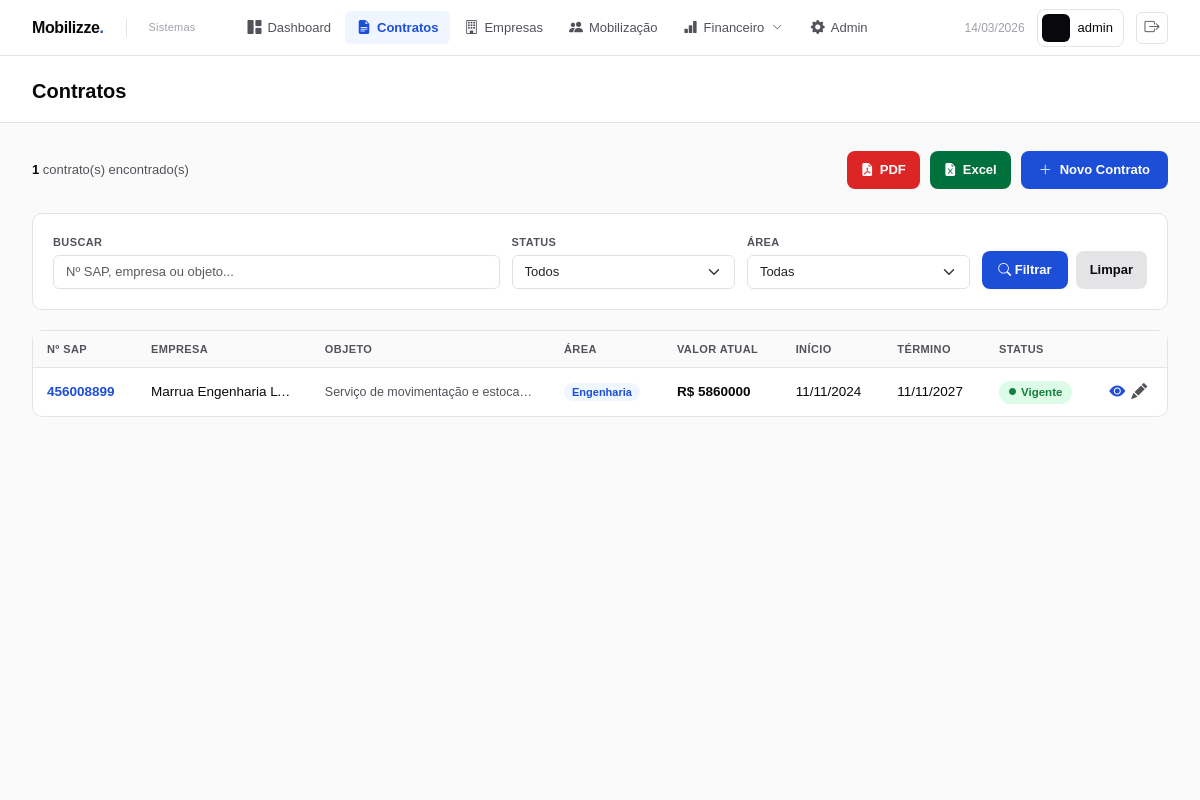
/contratos/ (signed in), run on the app's committed database.
### contratos/models.py (models this page shows, shortened)
class Contrato(models.Model):
    AREAS = [
        ('mineracao',  'Mineração'),
        ('logistica',  'Logística'),
        ('energia',    'Energia'),
        ('engenharia', 'Engenharia'),
    ]
    MODALIDADES = [
        ('servico',      'Prestação de Serviço'),
        ('fornecimento', 'Fornecimento'),
        ('misto',        'Misto'),
    ]
    STATUS = [
        ('minuta',    'Minuta'),
        ('aprovacao', 'Em Aprovação'),
        ('vigente',   'Vigente'),
        ('suspenso',  'Suspenso'),
        ('encerrado', 'Encerrado'),
    ]
    numero_sap      = models.CharField(max_length=20, unique=True)
    objeto          = models.TextField()
    area            = models.CharField(max_length=20, choices=AREAS)
    modalidade      = models.CharField(max_length=20, choices=MODALIDADES)
    status          = models.CharField(max_length=20, choices=STATUS,
                                       default='minuta')
    empresa         = models.ForeignKey(Empresa, on_delete=models.PROTECT,
                                        related_name='contratos')
    gestor_tecnico  = models.ForeignKey(User, on_delete=models.PROTECT,
                                        related_name='contratos_tecnicos')
    gestor_admin    = models.ForeignKey(User, on_delete=models.PROTECT,
                                        related_name='contratos_admin')
    valor_original  = models.DecimalField(max_digits=15, decimal_places=2)
    valor_atual     = models.DecimalField(max_digits=15, decimal_places=2)
    data_assinatura     = models.DateField()
    data_inicio         = models.DateField()
    data_termino        = models.DateField()
    data_termino_atual  = models.DateField()
    criado_em       = models.DateTimeField(auto_now_add=True)
    atualizado_em   = models.DateTimeField(auto_now=True)
    criado_por      = models.ForeignKey(User, on_delete=models.PROTECT,
                                        related_name='contratos_criados',
                                        null=True)
    class Meta:
        verbose_name        = 'Contrato'
        verbose_name_plural = 'Contratos'
        ordering            = ['-criado_em']

### empresas/models.py (models this page shows, shortened)
class Empresa(models.Model):
    AREAS = [
        ('mineracao',  'Mineração'),
        ('logistica',  'Logística'),
        ('energia',    'Energia'),
        ('engenharia', 'Engenharia'),
        ('outros',     'Outros'),
    ]
    razao_social    = models.CharField(max_length=200)
    nome_fantasia   = models.CharField(max_length=200, blank=True)
    cnpj            = models.CharField(max_length=18, unique=True)
    area_atuacao    = models.CharField(max_length=20, choices=AREAS)
    email           = models.EmailField(blank=True)
    telefone        = models.CharField(max_length=20, blank=True)
    endereco        = models.TextField(blank=True)
    ativa           = models.BooleanField(default=True)
    criado_em       = models.DateTimeField(auto_now_add=True)
    atualizado_em   = models.DateTimeField(auto_now=True)
    class Meta:
        verbose_name        = 'Empresa'
        verbose_name_plural = 'Empresas'
        ordering            = ['razao_social']

### contratos/views.py (the view)
# urls.py: path('contratos/',                          views.contrato_lista,  name='lista'),
@login_required
def contrato_lista(request):
    qs = Contrato.objects.select_related('empresa').all()
    status = request.GET.get('status', '')
    area   = request.GET.get('area', '')
    busca  = request.GET.get('q', '')
    financeiro = request.GET.get('financeiro', '')
    if status:
        qs = qs.filter(status=status)
    if area:
        qs = qs.filter(area=area)
    if busca:
        qs = qs.filter(
            Q(numero_sap__icontains=busca) |
            Q(empresa__razao_social__icontains=busca) |
            Q(objeto__icontains=busca)
        )
    financeiro_labels = {
        'medicao': ('Medições', 'receipt-cutoff'),
        'gasto':   ('Gastos Operacionais', 'cash-stack'),
        'dre':     ('DRE Mensal', 'bar-chart-fill'),
    }
    financeiro_info = financeiro_labels.get(financeiro)
    context = {
        'contratos':        qs,
        'total':            qs.count(),
        'status_atual':     status,
        'area_atual':       area,
        'busca':            busca,
        'status_choices':   Contrato.STATUS,
        'area_choices':     Contrato.AREAS,
        'financeiro':       financeiro,
        'financeiro_info':  financeiro_info,
    }
    return render(request, 'contratos/lista.html', context)

### templates/contratos/lista.html (shortened to what this page needs)
{% extends 'base.html' %}
{% block page_title %}Contratos{% endblock %}
{% block content %}
<div style="display:flex;justify-content:space-between;align-items:center;
            margin-bottom:24px;flex-wrap:wrap;gap:12px;">
  <div style="font-size:13px;color:var(--gray-600);">
    <strong style="color:var(--gray-900);">{{ total }}</strong>
    contrato(s) encontrado(s)
  </div>
  <div style="display:flex;gap:10px;flex-wrap:wrap;">
    <a href="{% url 'contratos:exportar_pdf' %}"
       style="display:inline-flex;align-items:center;gap:6px;
              background:#dc2626;color:#fff;padding:9px 14px;
              border-radius:8px;text-decoration:none;
              font-size:13px;font-weight:600;">
      <i class="bi bi-file-earmark-pdf-fill"></i> PDF
    </a>
    <a href="{% url 'contratos:exportar_excel' %}"
       style="display:inline-flex;align-items:center;gap:6px;
              background:#00703c;color:#fff;padding:9px 14px;
              border-radius:8px;text-decoration:none;
              font-size:13px;font-weight:600;">
      <i class="bi bi-file-earmark-excel-fill"></i> Excel
    </a>
    <a href="{% url 'contratos:criar' %}"
       style="display:inline-flex;align-items:center;gap:8px;
              background:var(--vale-blue);color:#fff;padding:9px 18px;
              border-radius:8px;text-decoration:none;
              font-size:13px;font-weight:600;">
      <i class="bi bi-plus-lg"></i> Novo Contrato
    </a>
  </div>
</div>
<div class="card" style="margin-bottom:20px;">
  <div class="card-body-custom">
    <form method="get"
          style="display:flex;gap:12px;flex-wrap:wrap;align-items:flex-end;">
      <div style="flex:2;min-width:200px;">
        <label style="font-size:11px;font-weight:600;color:var(--gray-600);
                      text-transform:uppercase;letter-spacing:.4px;
                      display:block;margin-bottom:5px;">
          Buscar
        </label>
        <input type="text" name="q" value="{{ busca }}"
               placeholder="Nº SAP, empresa ou objeto..."
               class="form-control" style="font-size:13px;">
      </div>
      <div style="flex:1;min-width:140px;">
        <label style="font-size:11px;font-weight:600;color:var(--gray-600);
                      text-transform:uppercase;letter-spacing:.4px;
                      display:block;margin-bottom:5px;">
          Status
        </label>
        <select name="status" class="form-select" style="font-size:13px;">
          <option value="">Todos</option>
        </select>
      </div>
      <div style="flex:1;min-width:140px;">
        <label style="font-size:11px;font-weight:600;color:var(--gray-600);
                      text-transform:uppercase;letter-spacing:.4px;
                      display:block;margin-bottom:5px;">
          Área
        </label>
        <select name="area" class="form-select" style="font-size:13px;">
          <option value="">Todas</option>
        </select>
      </div>
      <div style="display:flex;gap:8px;">
        <button type="submit"
                style="background:var(--vale-blue);color:#fff;border:none;
                       padding:9px 16px;border-radius:8px;font-size:13px;
                       font-weight:600;cursor:pointer;">
          <i class="bi bi-search"></i> Filtrar
        </button>
        <a href="{% url 'contratos:lista' %}"
           style="background:var(--gray-200);color:var(--gray-900);
                  padding:9px 14px;border-radius:8px;font-size:13px;
                  font-weight:600;text-decoration:none;">
          Limpar
        </a>
      </div>
    </form>
  </div>
</div>
<div class="card">
  <div style="overflow-x:auto;">
    <table class="table-custom">
      <thead>
        <tr>
          <th>Nº SAP</th>
          <th>Empresa</th>
          <th>Objeto</th>
          <th>Área</th>
          <th>Valor Atual</th>
          <th>Início</th>
          <th>Término</th>
          <th>Status</th>
          <th></th>
        </tr>
      </thead>
      <tbody>
        {% for c in contratos %}
        <tr>
          <td>
            <a href="{% url 'contratos:detalhe' c.pk %}"
               style="font-weight:700;color:var(--vale-blue);
                      text-decoration:none;">
              {{ c.numero_sap }}
            </a>
          </td>
          <td style="max-width:160px;overflow:hidden;
                     text-overflow:ellipsis;white-space:nowrap;">
            {{ c.empresa.razao_social }}
          </td>
          <td style="max-width:220px;overflow:hidden;
                     text-overflow:ellipsis;white-space:nowrap;
                     font-size:12.5px;color:var(--gray-600);">
            {{ c.objeto }}
          </td>
          <td>
            <span class="badge-info">{{ c.get_area_display }}</span>
          </td>
          <td style="font-weight:600;white-space:nowrap;">
            R$ {{ c.valor_atual|floatformat:0 }}
          </td>
          <td style="white-space:nowrap;">
            {{ c.data_inicio|date:"d/m/Y" }}
          </td>
          <td style="white-space:nowrap;">
            <span style="color:
              {% if c.data_termino_atual < hoje %}#dc2626
              {% else %}var(--gray-900){% endif %};">
              {{ c.data_termino_atual|date:"d/m/Y" }}
            </span>
          </td>
          <td>
            <span class="pill pill-{{ c.status }}">
              <i class="bi bi-circle-fill" style="font-size:7px;"></i>
              {{ c.get_status_display }}
            </span>
          </td>
          <td>
            <div style="display:flex;gap:6px;">
              <a href="{% url 'contratos:detalhe' c.pk %}"
                 style="color:var(--vale-blue);font-size:16px;"
                 title="Ver detalhe">
                <i class="bi bi-eye-fill"></i>
              </a>
              <a href="{% url 'contratos:editar' c.pk %}"
                 style="color:var(--gray-600);font-size:16px;"
                 title="Editar">
                <i class="bi bi-pencil-fill"></i>
              </a>
            </div>
          </td>
        </tr>
        {% endfor %}
      </tbody>
    </table>
  </div>
</div>
{% endblock %}

### templates/base.html (shortened to what this page needs)
<!DOCTYPE html>
<html lang="pt-br">
<head>
  <link href="https://cdn.jsdelivr.net/npm/bootstrap@5.3.3/dist/css/bootstrap.min.css" rel="stylesheet">
  <link href="https://cdn.jsdelivr.net/npm/bootstrap-icons@1.11.3/font/bootstrap-icons.min.css" rel="stylesheet">
</head>
<body>
<nav class="navbar-top">
  <a href="{% url 'contratos:dashboard' %}" class="nav-logo">
    <div class="nav-logo-mark">Mobilizze<span>.</span></div>
    <div class="nav-logo-sub">Sistemas</div>
  </a>
  <div class="nav-links">
    <a href="{% url 'contratos:dashboard' %}" class="nav-link-item
      {% if request.resolver_match.url_name == 'dashboard' %}active{% endif %}">
      <i class="bi bi-grid-1x2-fill"></i>
      <span>Dashboard</span>
    </a>
    <a href="{% url 'contratos:lista' %}" class="nav-link-item
      {% if request.resolver_match.url_name == 'lista' or request.resolver_match.url_name == 'detalhe' %}active{% endif %}">
      <i class="bi bi-file-earmark-text-fill"></i>
      <span>Contratos</span>
    </a>
    <a href="{% url 'empresas:lista' %}" class="nav-link-item
      {% if 'empresas' in request.path %}active{% endif %}">
      <i class="bi bi-building"></i>
      <span>Empresas</span>
    </a>
    <a href="{% url 'mobilizacao:painel' %}" class="nav-link-item
      {% if 'mobilizacao' in request.path %}active{% endif %}">
      <i class="bi bi-people-fill"></i>
      <span>Mobilização</span>
    </a>
    <div class="nav-dropdown">
      <a href="#" class="nav-link-item
        {% if 'financeiro' in request.path %}active{% endif %}"
        onclick="return false;">
        <i class="bi bi-bar-chart-fill"></i>
        <span>Financeiro</span>
        <i class="bi bi-chevron-down" style="font-size:10px;margin-left:2px;"></i>
      </a>
    <a href="/admin/" class="nav-link-item">
      <i class="bi bi-gear-fill"></i>
      <span>Admin</span>
    </a>
  </div>
  <div class="nav-right">
    <span class="nav-date">
      {% now "d/m/Y" %}
    </span>
    <div class="nav-user">
      <div class="avatar">
      </div>
      <span class="nav-user-name">
        {{ request.user.get_full_name|default:request.user.username }}
      </span>
    </div>
    <a href="{% url 'accounts:logout' %}" class="nav-logout" title="Sair">
      <i class="bi bi-box-arrow-right"></i>
    </a>
  </div>
</nav>
<div class="page-header">
  <div class="page-header-title">
    {% block page_title %}Dashboard{% endblock %}
  </div>
</div>
<main class="page-content">
  {% block content %}{% endblock %}
</main>
</body>
</html>

### data on the page
Contrato: numero_sap "456008899", empresa.razao_social "Marrua Engenharia L…", objeto "Serviço de movimentação e estoca…", area "Engenharia", valor_atual "5860000", data_inicio "11/11/2024", data_termino_atual "11/11/2027", status "Vigente"

### other printed values
{{ request.user.get_full_name|default:request.user.username }} "admin"
{{ total }} "1"
